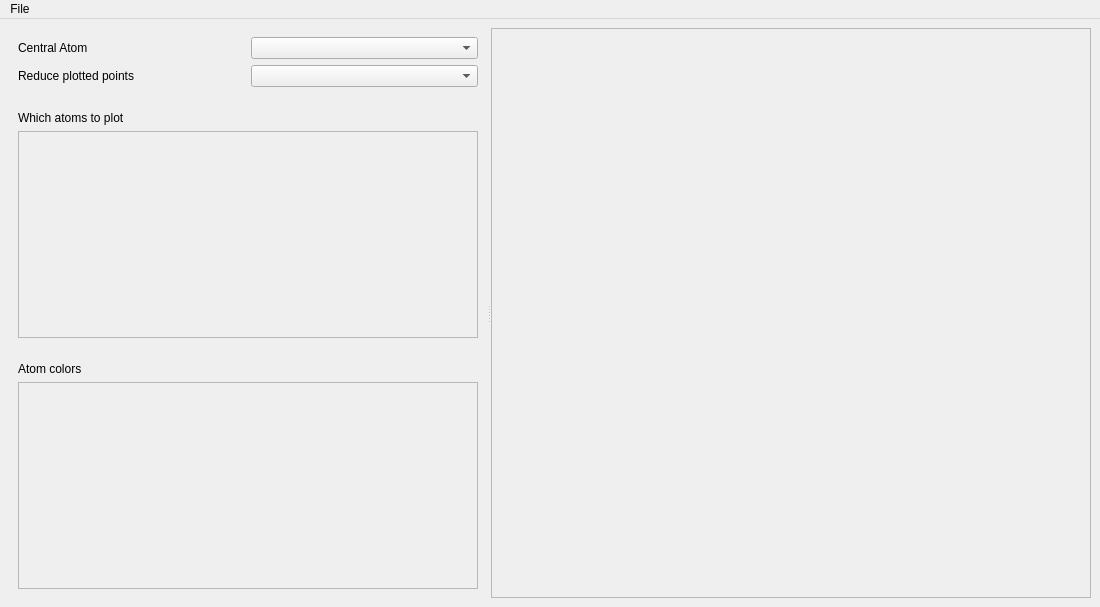
<?xml version="1.0" encoding="UTF-8"?>
<ui version="4.0">
 <class>MainWindow</class>
 <widget class="QMainWindow" name="MainWindow">
  <property name="geometry">
   <rect>
    <x>0</x>
    <y>0</y>
    <width>1100</width>
    <height>607</height>
   </rect>
  </property>
  <property name="windowTitle">
   <string>ALF Visualizer</string>
  </property>
  <property name="autoFillBackground">
   <bool>false</bool>
  </property>
  <widget class="QWidget" name="centralwidget">
   <layout class="QHBoxLayout" name="horizontalLayout">
    <item>
     <widget class="QSplitter" name="splitter">
      <property name="sizePolicy">
       <sizepolicy hsizetype="Preferred" vsizetype="Preferred">
        <horstretch>0</horstretch>
        <verstretch>0</verstretch>
       </sizepolicy>
      </property>
      <property name="orientation">
       <enum>Qt::Horizontal</enum>
      </property>
      <widget class="QWidget" name="atom_selecter" native="true">
       <layout class="QVBoxLayout" name="verticalLayout">
        <item>
         <widget class="QWidget" name="alf_central_select" native="true">
          <property name="sizePolicy">
           <sizepolicy hsizetype="Preferred" vsizetype="Fixed">
            <horstretch>0</horstretch>
            <verstretch>0</verstretch>
           </sizepolicy>
          </property>
          <layout class="QGridLayout" name="gridLayout_3">
           <item row="0" column="1">
            <widget class="QComboBox" name="atom_names"/>
           </item>
           <item row="0" column="0">
            <widget class="QLabel" name="central_atom">
             <property name="text">
              <string>Central Atom</string>
             </property>
            </widget>
           </item>
           <item row="1" column="0">
            <widget class="QLabel" name="reduce_plotted_points">
             <property name="text">
              <string>Reduce plotted points</string>
             </property>
            </widget>
           </item>
           <item row="1" column="1">
            <widget class="QComboBox" name="reduce_points_number"/>
           </item>
          </layout>
         </widget>
        </item>
        <item>
         <widget class="QWidget" name="widget_5" native="true">
          <property name="sizePolicy">
           <sizepolicy hsizetype="Preferred" vsizetype="Preferred">
            <horstretch>0</horstretch>
            <verstretch>0</verstretch>
           </sizepolicy>
          </property>
          <layout class="QVBoxLayout" name="verticalLayout_3">
           <item>
            <widget class="QLabel" name="label_3">
             <property name="sizePolicy">
              <sizepolicy hsizetype="Preferred" vsizetype="Fixed">
               <horstretch>0</horstretch>
               <verstretch>0</verstretch>
              </sizepolicy>
             </property>
             <property name="text">
              <string>Which atoms to plot</string>
             </property>
            </widget>
           </item>
           <item>
            <widget class="QScrollArea" name="scrollArea">
             <property name="sizePolicy">
              <sizepolicy hsizetype="Expanding" vsizetype="Minimum">
               <horstretch>0</horstretch>
               <verstretch>0</verstretch>
              </sizepolicy>
             </property>
             <property name="widgetResizable">
              <bool>true</bool>
             </property>
             <widget class="QWidget" name="scrollAreaWidgetContents">
              <property name="geometry">
               <rect>
                <x>0</x>
                <y>0</y>
                <width>438</width>
                <height>191</height>
               </rect>
              </property>
              <layout class="QGridLayout" name="gridLayout"/>
             </widget>
            </widget>
           </item>
          </layout>
         </widget>
        </item>
        <item>
         <widget class="QWidget" name="atom_colors_widget" native="true">
          <layout class="QVBoxLayout" name="verticalLayout_2">
           <item>
            <widget class="QLabel" name="atom_colors">
             <property name="sizePolicy">
              <sizepolicy hsizetype="Preferred" vsizetype="Fixed">
               <horstretch>0</horstretch>
               <verstretch>0</verstretch>
              </sizepolicy>
             </property>
             <property name="text">
              <string>Atom colors</string>
             </property>
            </widget>
           </item>
           <item>
            <widget class="QScrollArea" name="scrollArea_2">
             <property name="sizePolicy">
              <sizepolicy hsizetype="Expanding" vsizetype="Minimum">
               <horstretch>0</horstretch>
               <verstretch>0</verstretch>
              </sizepolicy>
             </property>
             <property name="widgetResizable">
              <bool>true</bool>
             </property>
             <widget class="QWidget" name="scrollAreaWidgetContents_3">
              <property name="geometry">
               <rect>
                <x>0</x>
                <y>0</y>
                <width>438</width>
                <height>190</height>
               </rect>
              </property>
              <layout class="QGridLayout" name="gridLayout_2"/>
             </widget>
            </widget>
           </item>
          </layout>
         </widget>
        </item>
       </layout>
      </widget>
      <widget class="QWidget" name="widget_2" native="true">
       <property name="minimumSize">
        <size>
         <width>600</width>
         <height>0</height>
        </size>
       </property>
       <layout class="QHBoxLayout" name="horizontalLayout_2">
        <item>
         <widget class="QFrame" name="frame">
          <property name="frameShape">
           <enum>QFrame::StyledPanel</enum>
          </property>
          <property name="frameShadow">
           <enum>QFrame::Raised</enum>
          </property>
          <layout class="QHBoxLayout" name="horizontalLayout_3"/>
         </widget>
        </item>
       </layout>
      </widget>
     </widget>
    </item>
   </layout>
  </widget>
  <widget class="QMenuBar" name="menuBar">
   <property name="geometry">
    <rect>
     <x>0</x>
     <y>0</y>
     <width>1100</width>
     <height>22</height>
    </rect>
   </property>
   <widget class="QMenu" name="menuOpen">
    <property name="title">
     <string>File</string>
    </property>
    <addaction name="actionOpen"/>
   </widget>
   <addaction name="menuOpen"/>
  </widget>
  <action name="actionOpen">
   <property name="text">
    <string>Open</string>
   </property>
  </action>
 </widget>
 <resources/>
 <connections/>
</ui>
